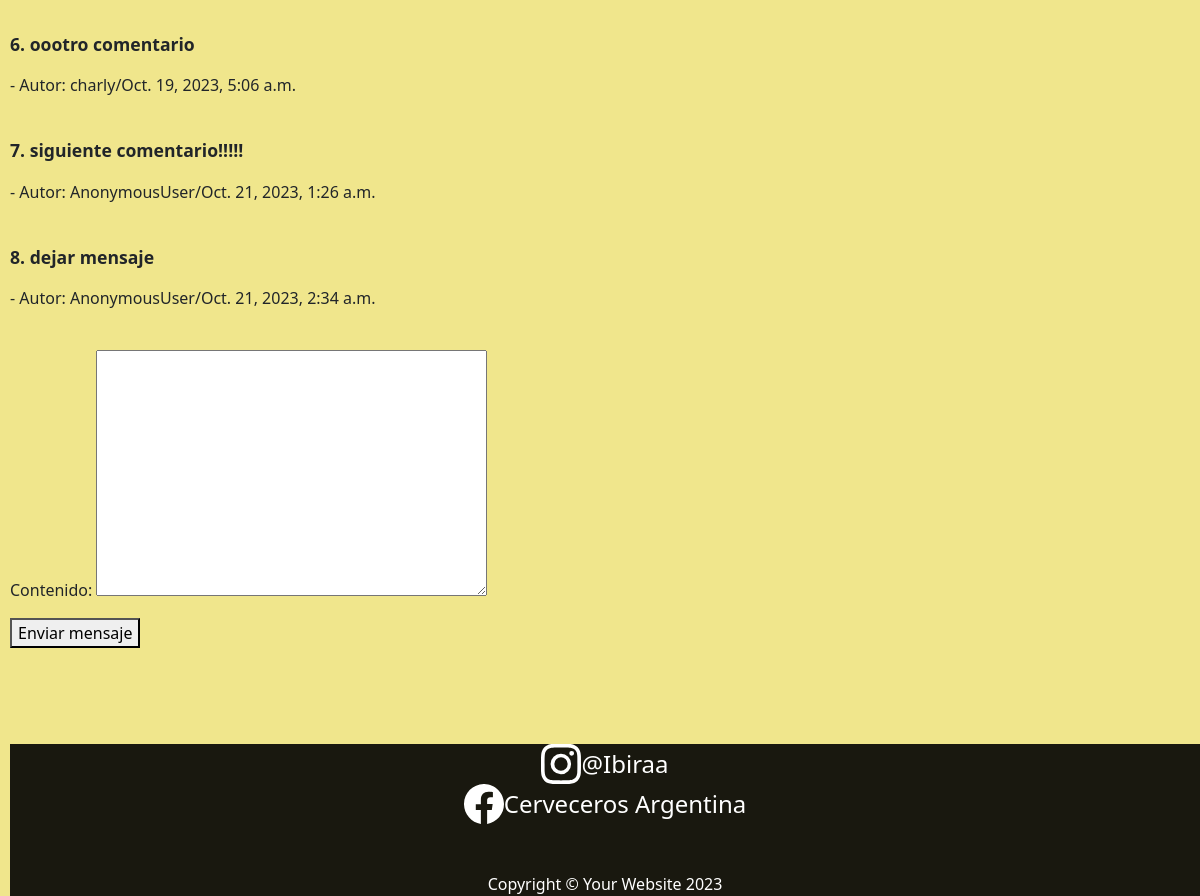
Before: /app/vertema/4/ (signed in, lower part) with the older database file.
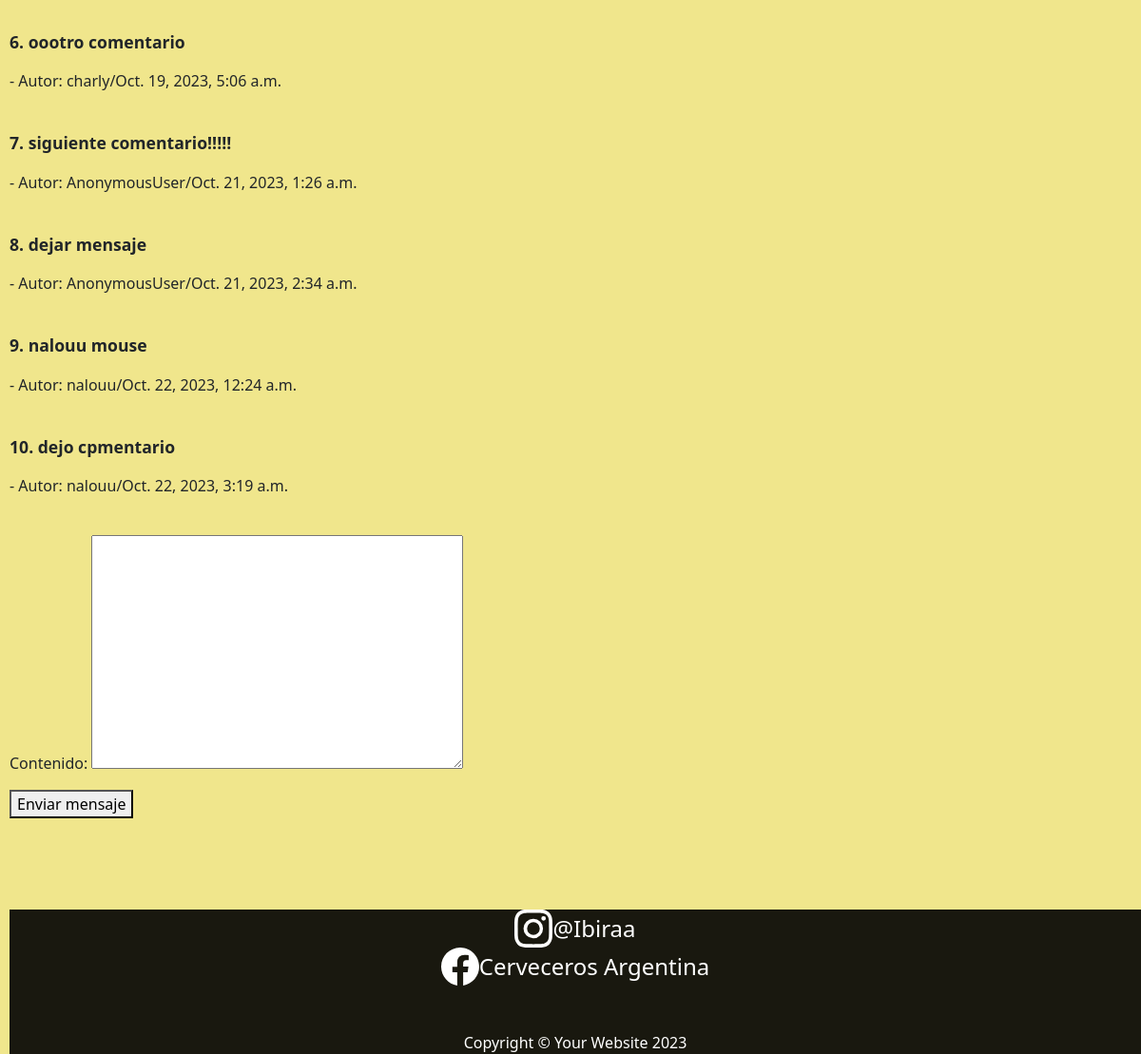
After: the same page with the newer database file.
### Appfinal/models.py (models this page shows, shortened)
class Mensaje(models.Model):
    tema = models.ForeignKey(Tema, on_delete=models.CASCADE)
    contenido = models.TextField()
    autor = models.CharField(max_length=100)
    fecha_creacion = models.DateTimeField(auto_now_add=True)
    likes = models.PositiveIntegerField(default=0, blank=True, null=True)

### Appfinal/views.py (the view)
# urls.py: path('vertema/<int:tema_id>/', ver_tema, name="VerTema"),
@login_required
def ver_tema(request, tema_id):
    tema = Tema.objects.get(pk=tema_id)
    mensajes = Mensaje.objects.filter(tema=tema)
    if request.method == 'POST':
        form = NuevoMensajeForm(request.POST)
        if form.is_valid():
            nuevo_mensaje = form.save(commit=False)
            nuevo_mensaje.tema = tema
            nuevo_mensaje.autor = request.user  # Asumiendo que estás utilizando autenticación de usuarios.
            nuevo_mensaje.save()
            return render(request, "Appfinal/index.html")
    else:
        form = NuevoMensajeForm()
    return render(request, 'Appfinal/ver_tema.html', {'tema': tema, 'mensajes': mensajes, 'form': form})

### Appfinal/forms.py
class NuevoMensajeForm(forms.ModelForm):
    class Meta:
        model = Mensaje
        fields = ['contenido']

### Appfinal/context_processors.py (called while the page is built)
def custom_user(request):
    context = auth(request)
    user = context['user']
    if user.is_authenticated:
        imagen = Imagen.objects.filter(user=request.user.id)
        cant = len(imagen)
        if cant > 0:
            context['user_avatar'] = imagen[cant-1]
        else:
            context['user_avatar'] = ""
    return context

### Appfinal/template/Appfinal/ver_tema.html (shortened to what this page needs)
{% extends "Appfinal/index.html" %}
{% load static %}
{% block content %}
<br>
{% for mensaje in mensajes %}
  <p><strong style="font-size: 1.1em;">{{ forloop.counter }}.  {{ mensaje.contenido }} </strong></p>
  <p>- Autor: {{ mensaje.autor}}/{{mensaje.fecha_creacion}}</p><br>
{% endfor %}
<form method="post">
  {{ form.as_p }}
  <button type="submit">Enviar mensaje</button>
</form>
{% endblock %}

Changed rows visible on the page:
added Mensaje: contenido "nalouu mouse", autor "nalouu", fecha_creacion "Oct. 22, 2023, 12:24 a.m."
added Mensaje: contenido "dejo cpmentario", autor "nalouu", fecha_creacion "Oct. 22, 2023, 3:19 a.m."
